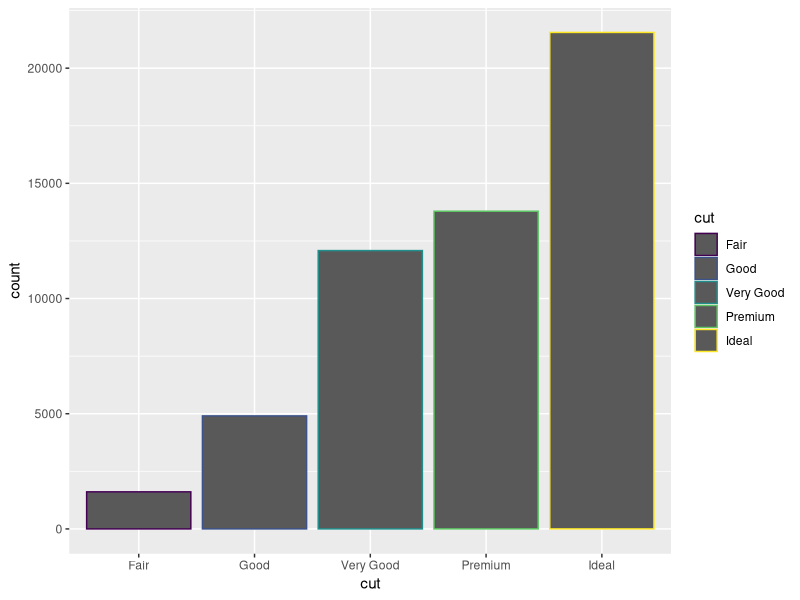
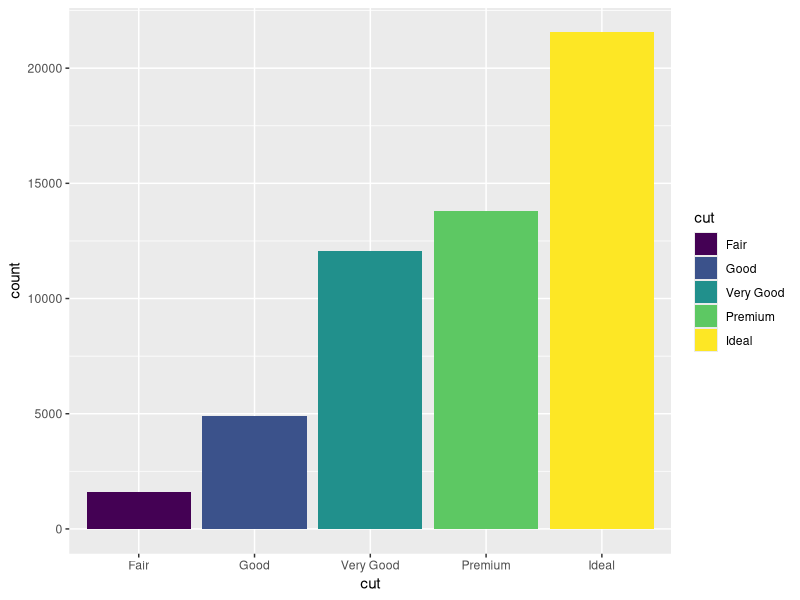
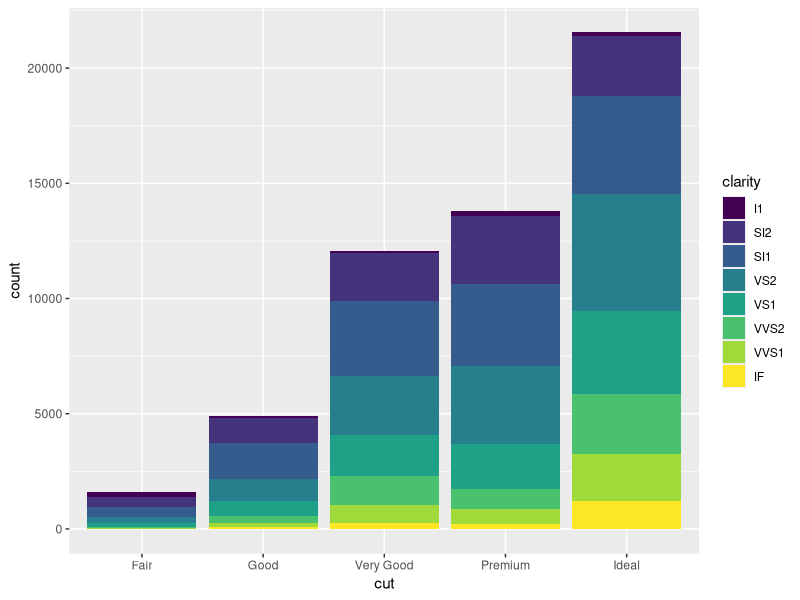
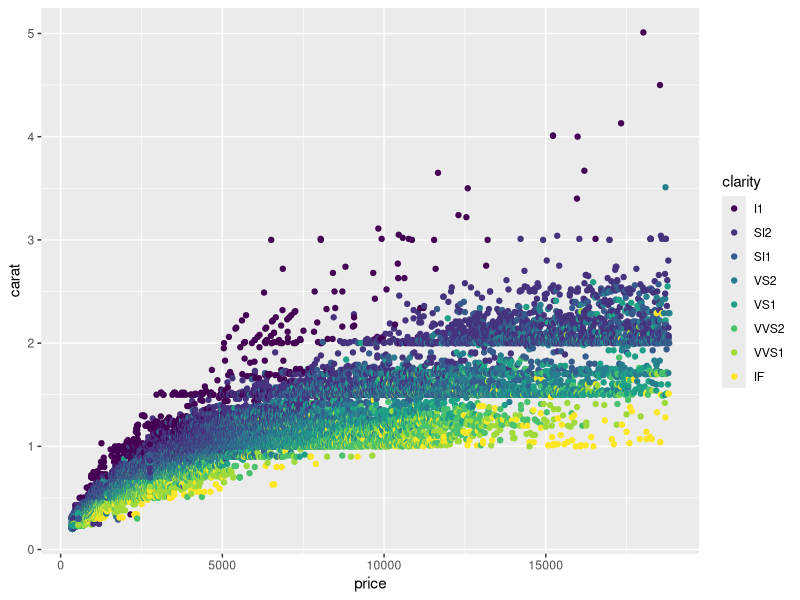

Write the R code that produced these figures, in order.
install.packages("tidyverse")
library(tidyverse)
library(ggplot2)

data("diamonds")
View(diamonds)


# any missing values
anyNA(diamonds)

# structure of the dataset
str(diamonds)

ggplot(data = diamonds) +
  geom_bar(mapping = aes(x = cut, color = cut))

#filling with color
ggplot(data = diamonds) +
  geom_bar(mapping = aes(x = cut, fill = cut))

#let us clarity to get stacked bar charts
ggplot(data = diamonds) +
  geom_bar(mapping = aes(x = cut, fill = clarity))

#
diamonds %>% 
  count(clarity)

# count colors
diamonds %>% 
  count(color)

#let us look the relationship between price and carat
ggplot(data = diamonds) +
  geom_point(mapping = aes(x = price, y=carat, color = clarity))


